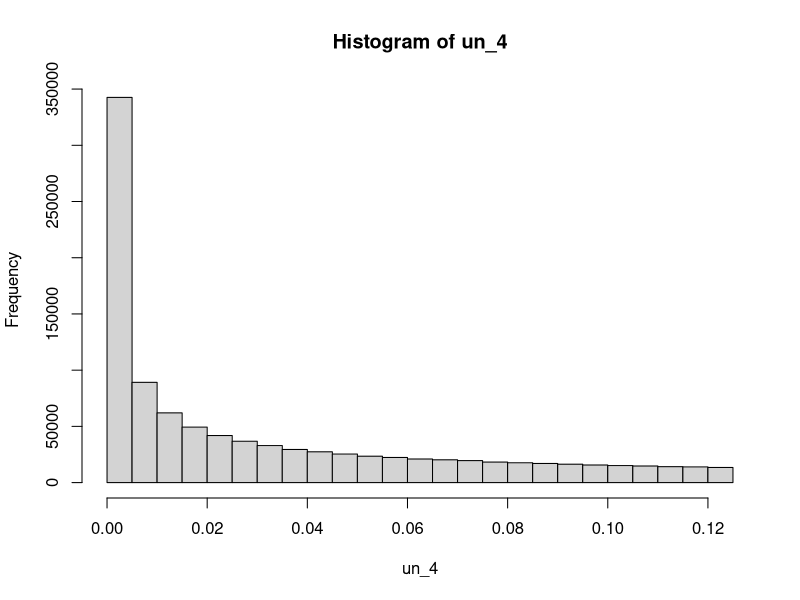

Reproduce this figure in R.
## ---- chunk 1
un <-runif(1000000)
## ---- chunk 2
un_4 <- (runif(1000000)^3)/8
## ---- chunk 3
hist(un_4)
## ---- chunk 4
mean((runif(1000000)^3)/8)

mean(((runif(1000000)^3)/8)^2)

## ---- chunk 5

## ---- chunk 6
20*100000
## ---- chunk 7
demand <- rnorm(1000000,100000,25000)

## ---- chunk 8
sales_vol = pmax(demand, 120000)
mean(sales_vol)
## ---- chunk 9
profit <- rnorm(1000000,100000*20,25000*20)
mean(profit)
## ---- chunk 10

